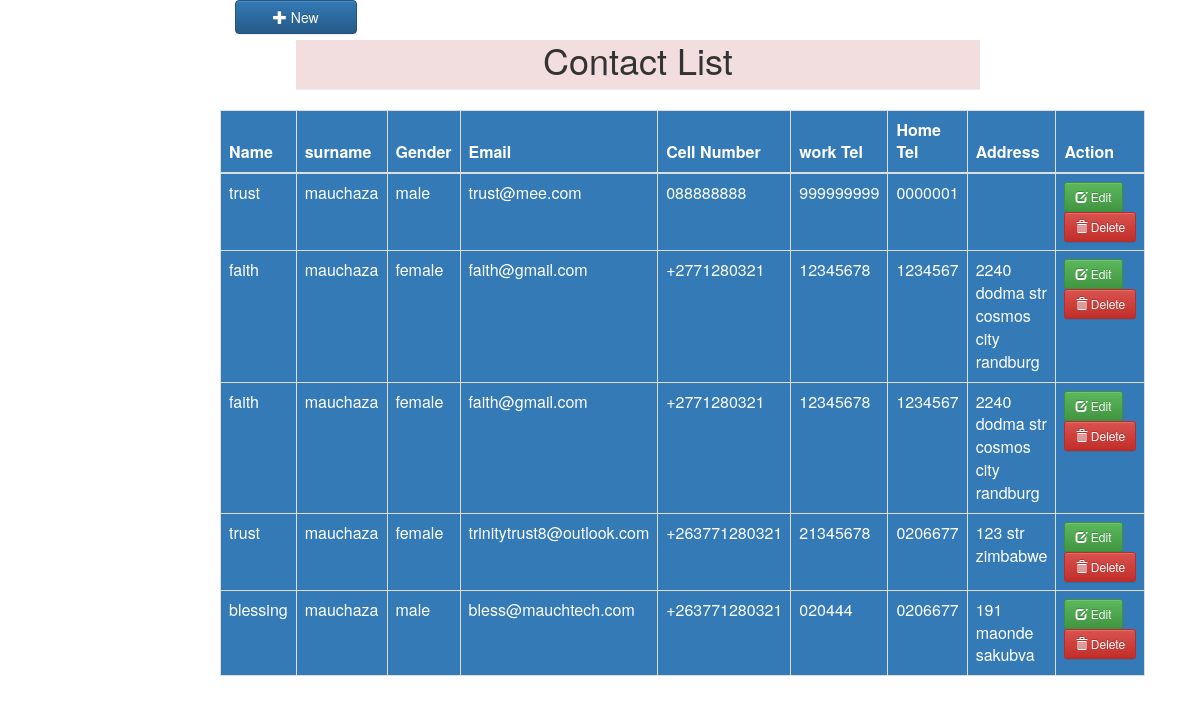
The page /add.php on the database its author committed.
### tables this page shows
CREATE TABLE `contact` (
  `contact_ID` int(10) NOT NULL,
  `contact_name` varchar(50) NOT NULL,
  `surname` varchar(50) NOT NULL,
  `cell_number` varchar(15) NOT NULL,
  `work_tel` varchar(15) NOT NULL,
  `email_address` varchar(50) NOT NULL,
  `gender` varchar(10) NOT NULL,
  `home_phone` varchar(15) NOT NULL,
  `physical_address` varchar(4000) NOT NULL
);

### add.php (the view, shortened to what this page needs)
<!doctype>
<html>
    <head>
        <link rel="stylesheet" href="css/bootstrap.min.css">
        <link rel="stylesheet" href="css/bootstrap.css">
        <link rel="stylesheet" href="css/bootstrap-theme.min.css">
        <link rel="stylesheet" href="css/bootstrapValidator.css">
        <link rel="stylesheet" href="css/bootstrapValidator.min.css">
    </head>
    <body>
        <form method="POST" action=""  onsubmit="return confirm()" >
        <div class="container" >
                <div class="row col-sm-8 col-sm-offset-2">
                    <a href="index.php"  class="btn btn-primary col-lg-2"><span class="glyphicon glyphicon-plus"></span> New</a>
                    <h1 class="page-header text-center bg-danger row  col-sm-offset-1">Contact List</h1>
                </div>
                <div class="col-sm-8 col-sm-offset-2">
                    <div class="row ">
                        <table id="contact_table" class="table table-bordered  bg-primary table-hover ">
                            <thead>
                            <th>Name</th>
                            <th>surname</th>
                            <th>Gender</th>
                            <th>Email </th>
                            <th>Cell Number</th>
                            <th>work Tel</th>
                            <th>Home Tel</th>
                            <th>Address</th>
                            <th>Action</th>
                            </thead>
                            <tbody>
                                <?php
                                include './db_con.php';
                                $sql = "SELECT * FROM contact";
                                $query = $connection->query($sql);
                                while ($row = $query->fetch_assoc()) {
                                    echo
                                    "<tr>
                                    <td>" . $row['contact_name'] . "</td>
                                    <td>" . $row['surname'] . "</td>
                                    <td>" . $row['gender'] . "</td>
                                    <td>" . $row['email_address'] . "</td>
                                    <td>" . $row['cell_number'] . "</td>
                                    <td>" . $row['work_tel'] . "</td>
                                    <td>" . $row['home_phone'] . "</td>
                                    <td>" . $row['physical_address'] . "</td>
                                    <td>
                                        <a href='edit_del.php?id=".$row['contact_ID']."' class='btn btn-success btn-sm' data-toggle='modal'><span class='glyphicon glyphicon-edit'></span> Edit</a>
					<a href='delete.php?id=".$row['contact_ID']."' class='btn btn-danger btn-sm' data-toggle='modal'><span class='glyphicon glyphicon-trash'></span> Delete</a>
                                        </td>
                                     </tr>";
                                }
                                ?>
                            </tbody>
                        </table>
                    </div>
                </div>
            </div>
        </form>
    </body>
</html>

### rows shown on the page
contact: contact_name "trust", surname "mauchaza", gender "male", email_address "trust@mee.com", cell_number "088888888", work_tel "999999999", home_phone "0000001"
contact: contact_name "faith", surname "mauchaza", gender "female", email_address "faith@gmail.com", cell_number "+2771280321", work_tel "12345678", home_phone "1234567", physical_address "2240 dodma str cosmos city randburg"
contact: contact_name "faith", surname "mauchaza", gender "female", email_address "faith@gmail.com", cell_number "+2771280321", work_tel "12345678", home_phone "1234567", physical_address "2240 dodma str cosmos city randburg"
contact: contact_name "trust", surname "mauchaza", gender "female", email_address "trinitytrust8@outlook.com", cell_number "+263771280321", work_tel "21345678", home_phone "0206677", physical_address "123 str zimbabwe"
contact: contact_name "blessing", surname "mauchaza", gender "male", email_address "bless@mauchtech.com", cell_number "+263771280321", work_tel "020444", home_phone "0206677", physical_address "191 maonde sakubva"
